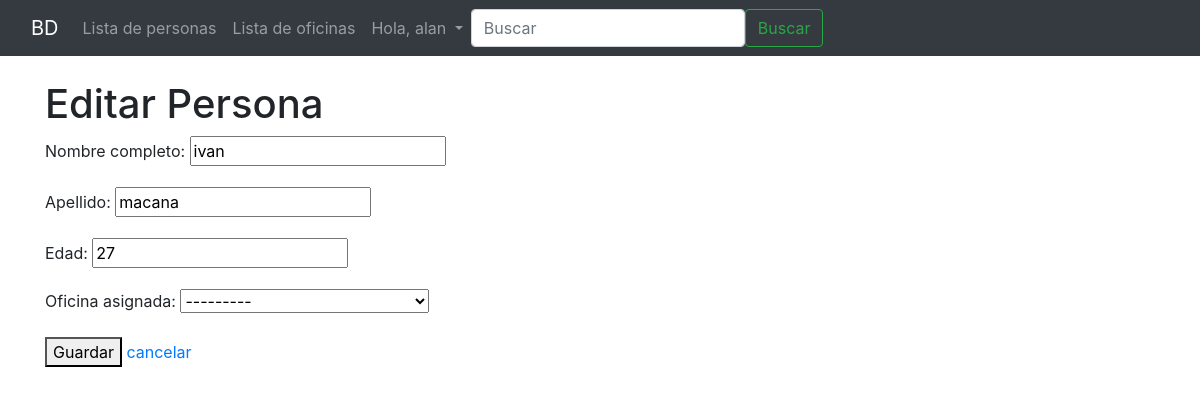
The page /persona/editar/2/ (signed in) on the database its author committed.
### persona/models.py (models this page shows, shortened)
class Persona(models.Model):
    nombre = models.CharField(verbose_name='Nombre completo', max_length=50)
    apellido = models.CharField(verbose_name='Apellido', max_length=50)
    edad = models.IntegerField(verbose_name='Edad')
    oficina = models.ForeignKey(
        Oficina,
        verbose_name='Oficina asignada',
         on_delete=models.PROTECT,
          related_name='personas',
           null=True, blank=True)
    class Meta:
        verbose_name = 'PERSONA'
        verbose_name_plural = 'personas'

### oficina/models.py (models this page shows)
class Oficina(models.Model):
    nombre = models.CharField(verbose_name='Nombre de la oficina',max_length=100,unique=True)
    nombre_corto = models.SlugField(verbose_name='id corto',max_length=10, unique=True, help_text='Identificador unico de la oficina')
    validators = [validate_nombre_corto]
    class Meta:
        verbose_name = 'oficina'
        verbose_name_plural = 'oficinas'
    def __str__(self):
        return f'{self.nombre}-{self.nombre_corto}'

### persona/views.py (the view)
class PersonaUpdateView(LoginRequiredMixin, UpdateView):
    model = Persona
    template_name = "persona/editar.html"
    fields = ['nombre','apellido', 'edad', 'oficina']
    success_url = reverse_lazy('persona:lista')

### Templates/persona/editar.html (shortened to what this page needs)
{%extends 'base.html'%}
{%block content%}
    <h1>Editar Persona</h1>
    <form method="post">
        {{ form.as_p }}
        <button type="submit">Guardar</button>
        <a href="{% url 'persona:lista' %}">cancelar</a>
    </form>
{%endblock content%}

### Templates/navbar.html (shortened to what this page needs)
<nav class="navbar navbar-expand-lg navbar-dark bg-dark">
  <div class="container-fluid">
    <a class="navbar-brand" href="#">BD</a>
    <div class="collapse navbar-collapse" id="navbarSupportedContent">
      <ul class="navbar-nav me-auto mb-2 mb-lg-0">
        <li class="nav-item">
          <a class="nav-link" href="{% url 'persona:lista' %}">Lista de personas</a>
        </li>
        <li class="nav-item">
          <a class="nav-link" href="{% url 'oficina:lista_oficina' %}">Lista de oficinas</a>
        </li>
            {% if user.is_authenticated %}
            <li class="nav-item dropdown">
              <a class="nav-link dropdown-toggle" href="#" id="userDropdown" role="button" data-toggle="dropdown"
                aria-haspopup="true" aria-expanded="false">
                Hola, {{ user.username }}
              </a>
            </li>
          {% else %}
            <li class="nav-item">
              <a class="nav-link" href="{% url 'account_login' %}">Iniciar sesión</a>
            </li>
          {% endif %}
      </ul>
      <form class="d-flex" role="search" method="get" action="{% url 'persona:buscar' %}">
        <input class="form-control me-2" type="search" placeholder="Buscar" aria-label="Search" name="q">
        <button class="btn btn-outline-success" type="submit">Buscar</button>
      </form>
    </div>
  </div>
</nav>

### rows shown on the page
Persona: nombre "ivan", apellido "macana", edad "27", oficina "---------"

### other values the page prints
{{ user.username }} "alan"
